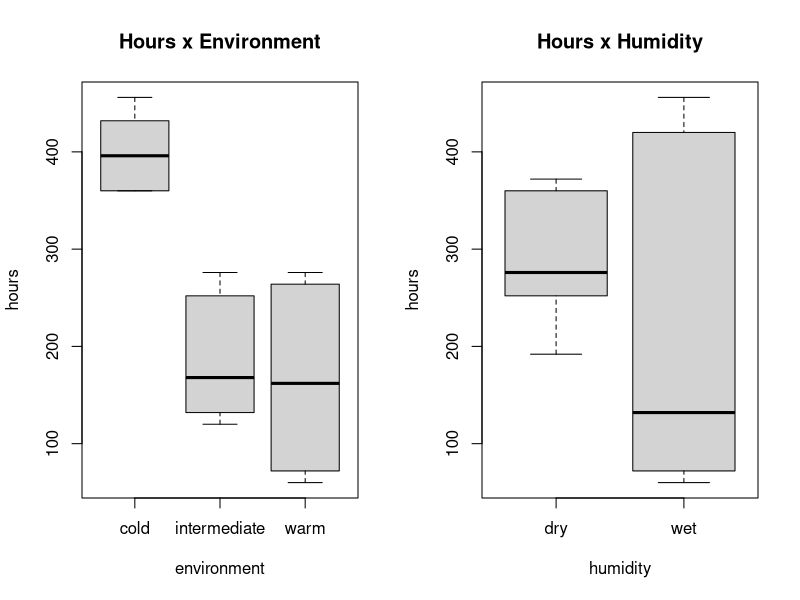
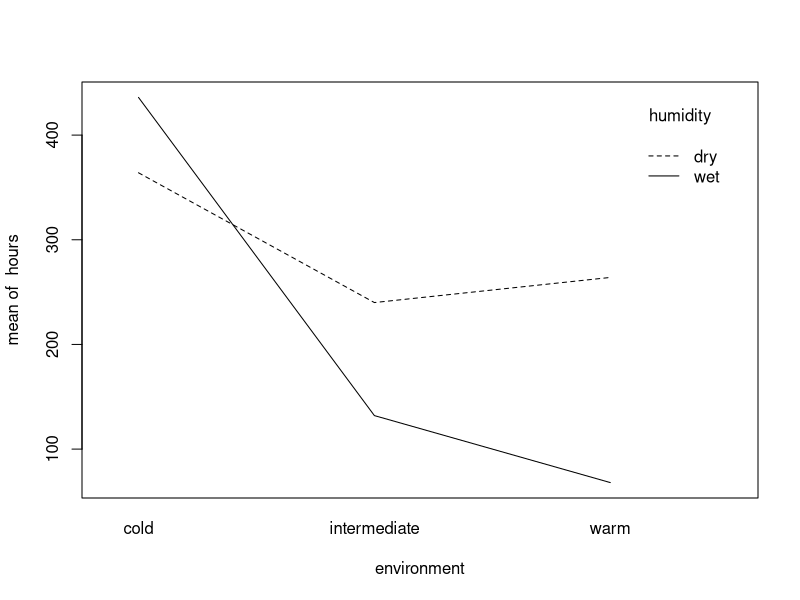
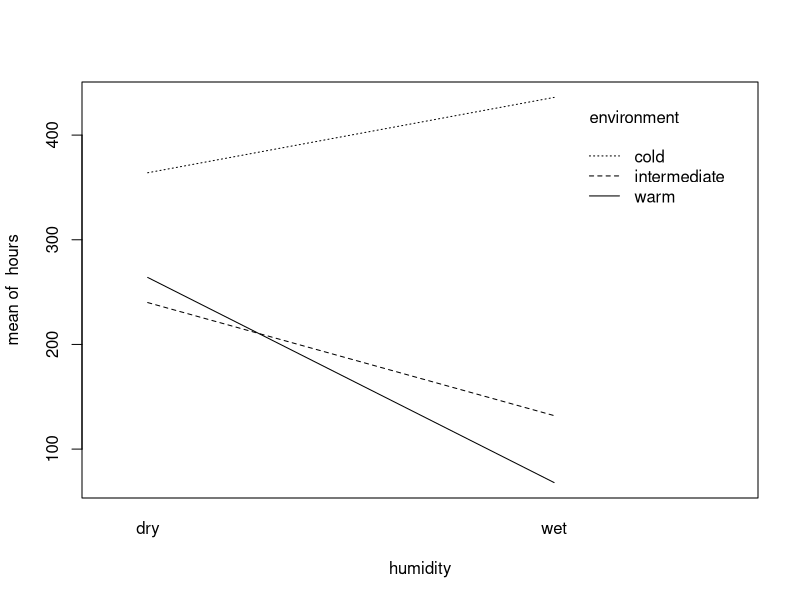
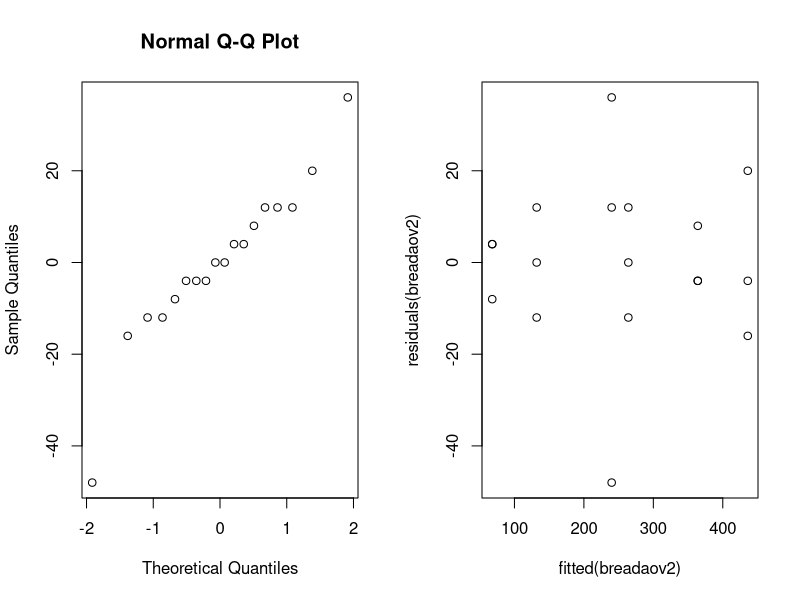
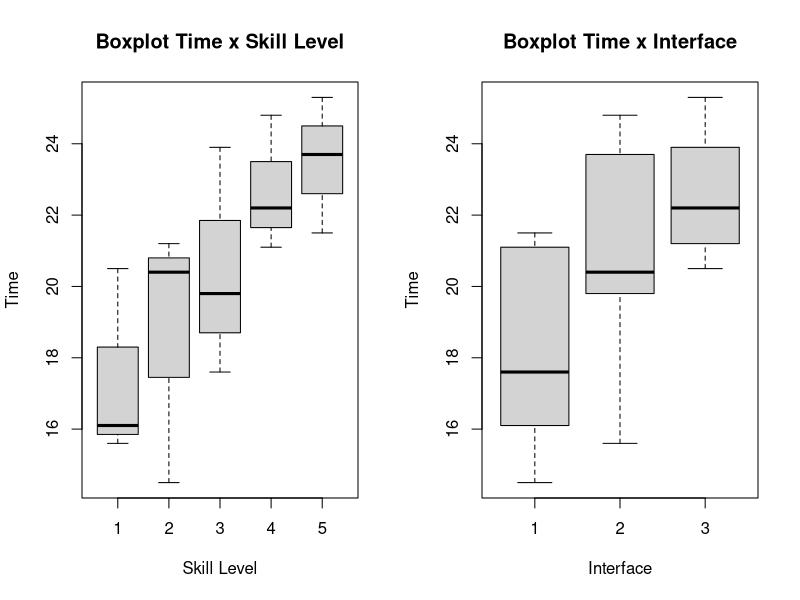
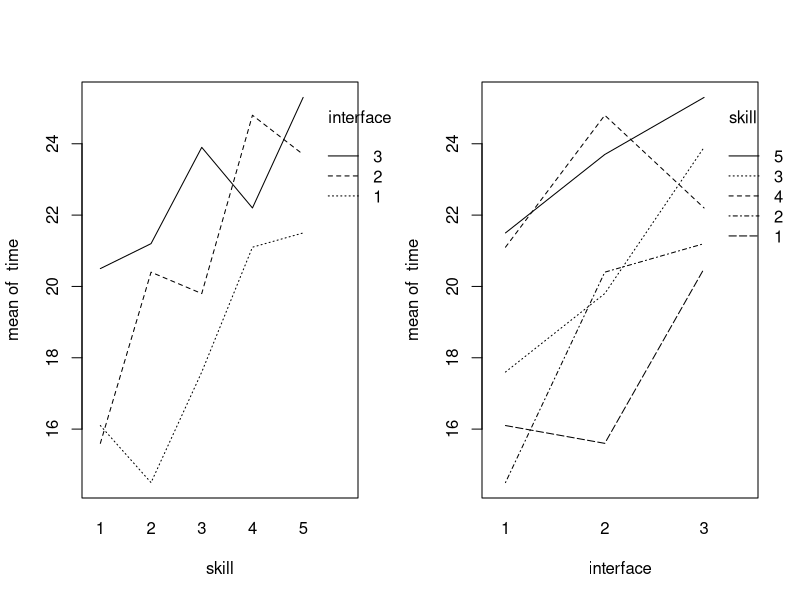
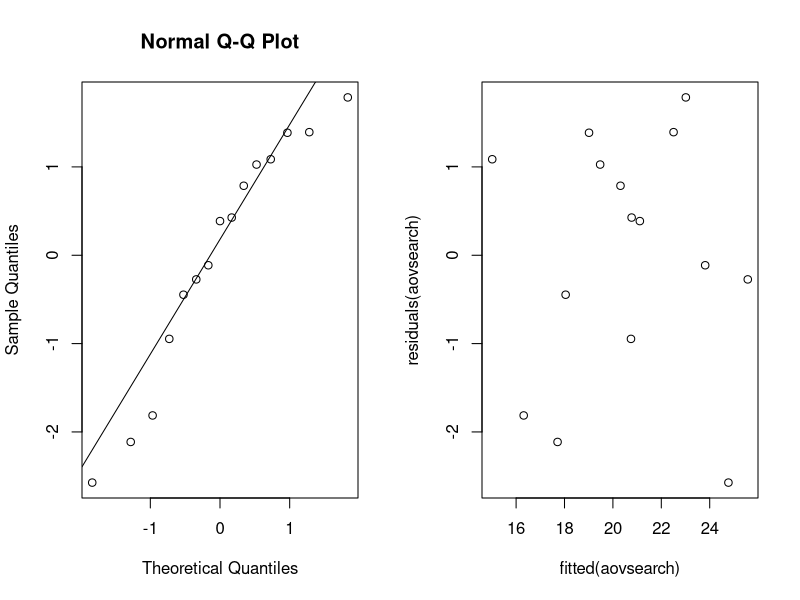
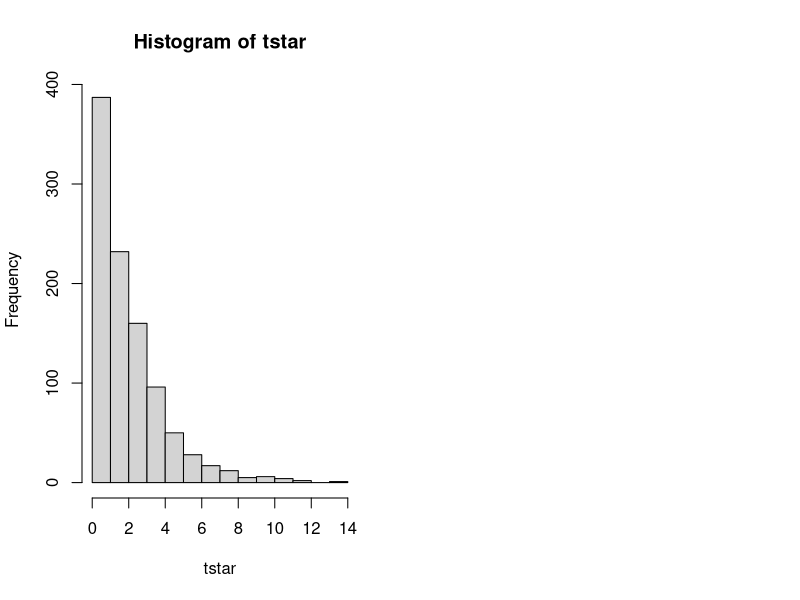

Write the R code that produced these figures, in order. (Note: this script raises an error after producing the figures.)

# Loading necessary packages, so they are available in the current session.
library(multcomp)
library(lme4)

### Exercise 1
data_bread <- read.table(file = "bread.txt", header = TRUE)

# QUestion 1:
I = 3 #levels of temperature.
J = 2 #levels of humidity.
N = 3 #experimental units per combination of the two factors, given that the total of units is 18.
rbind(rep(1:I,each=N*J),rep(1:J,N*I),sample(1:(N*I*J)))

# QUestion 2
par(mfrow=c(1,2))
boxplot(hours~environment,data=data_bread, main ="Hours x Environment")
boxplot(hours~humidity,data=data_bread, main ="Hours x Humidity")

par(mfrow=c(1,1))
attach(data_bread)
interaction.plot(environment,humidity,hours)
interaction.plot(humidity,environment,hours)

# QUestion 3
data_bread$environment=as.factor(data_bread$environment)
data_bread$humidity=as.factor(data_bread$humidity)
breadaov=lm(hours~environment*humidity,data=data_bread)
anova(breadaov)
summary(breadaov)

# QUestion 4:
contrasts(data_bread$environment)=contr.sum
contrasts(data_bread$humidity)=contr.sum
breadaov2=lm(hours~environment*humidity,data=data_bread)
#anova(breadaov2)
summary(breadaov2)

# QUestion 5
#Checking the normality of the population.
par(mfrow=c(1,2))
qqnorm(residuals(breadaov2))

# An extra check is also the Shapiro test.
shapiro.test(residuals(breadaov2))

# Checking the assumption of equal population variances.
plot(fitted(breadaov2), residuals(breadaov2))

### Exercise 2
search = read.table("search.txt", header = TRUE)

# Question 1:
B = 5
I = 3
N = 1

rbind(rep(1:I,each=N*B),rep(1:B,N*I),sample(1:(N*I*B)))

#skill = as.factor(rep(1:B, N*I))
#interface = as.factor(rep(1:I, N*B))
#studentindex = sample(1:B*I*N)
#search_random_frame= data.frame(cbind(skill, interface, studentindex))
#search_random_frame

# Question 2:
attach(search)

par(mfrow=c(1,2))
boxplot(time~skill, main="Boxplot Time x Skill Level", ylab="Time", xlab="Skill Level")
boxplot(time~interface, main="Boxplot Time x Interface", ylab="Time", xlab="Interface")

par(mfrow=c(1,2))
interaction.plot(skill, interface, time); interaction.plot(interface, skill, time)

# Question 3:
search$skill <- factor(search$skill)
search$interface <-  factor(search$interface)
aovsearch = lm(time~interface+skill, data = search)
anova(aovsearch)
summary(aovsearch)

# Question 4: ?
contrasts(search$skill)=contr.sum
contrasts(search$interface)=contr.sum
aovsearch = lm(time~interface+skill, data = search)
summary(aovsearch)

estimatedTime = 20.5467 +  2.1533  + (0 - (-2.3867) - 0.3133)  
estimatedTime

# Question 5:
par(mfrow=c(1,2))
qqnorm(residuals(aovsearch))
qqline(residuals(aovsearch))
plot(fitted(aovsearch), residuals(aovsearch))

# Question 6: ?
friedman.test(time, interface, skill, data = search)
#friedman.test(time~interface|skill, data = search)

# Question 7:
oneaovsearch = lm(time~interface, data = search)
anova(oneaovsearch)

### Exercise 3

# Question 1
cream= read.table("cream.txt",header = TRUE)

cream$batch= as.factor(cream$batch)
cream$position= as.factor(cream$position)
cream$starter= as.factor(cream$starter)

creamaov= lm(acidity ~ starter + batch + position,data = cream)
summary(creamaov)

# Question 2
library(multcomp)
creammult= glht(creamaov,linfct = mcp(starter="Tukey"))
summary(creammult)

# Question 3
# In Word File

# Question 4
confint(creammult)


### Exercise 4
library(lme4)
# Question 1
cow = read.table("cow.txt", header = TRUE)
cow$id = factor(cow$id)
cow$per = factor(cow$per)
cow$treatment = factor(cow$treatment)

cowlm = lm(milk~treatment+id+per, data = cow)
summary(cowlm)

# Question 2: Result from question 1

# Question 3
cowlmer = lmer(milk~treatment+order+per+(1|id), data = cow, REML=FALSE)
summary(cowlmer)
cowlmer1 = lmer(milk~order+per+(1|id), data = cow, REML=FALSE)
anova(cowlmer1, cowlmer)


# Question 4
attach(cow)
t.test(milk[treatment=="A"],milk[treatment=="B"],paired=TRUE)

### Exercise 5

# Question 1

nausea.frame=data.frame("nausea" = integer(),"medicin" = character(), stringsAsFactors = FALSE)
index = 1
for(i in 1:100){
  nausea.frame[i,] <- rbind(0, "Chlorpromazine")
  index = index + 1
}

for(i in 1:52){
  nausea.frame[index,] <- rbind(1, "Chlorpromazine")
  index = index + 1
}

for(i in 1:32){
  nausea.frame[index,] <- rbind(0, "Pentobarbital(100mg)")
  index = index + 1
}

for(i in 1:35){
  nausea.frame[index,] <- rbind(1, "Pentobarbital(100mg)")
  index = index + 1
}

for(i in 1:48){
  nausea.frame[index,] <- rbind(0, "Pentobarbital(150mg)")
  index = index + 1
}

for(i in 1:37){
  nausea.frame[index,] <- rbind(1, "Pentobarbital(150mg)")
  index = index + 1
}

#nausea.frame
attach(nausea.frame)
# Question 2
nausea.frame$medicin=as.factor(nausea.frame$medicin)

xtabs(~medicin+nausea)

# Question 3
attach(nausea.frame)

t = chisq.test(xtabs(~medicin+nausea))[[1]]
B=1000
tstar=numeric(B)
for (i in 1:B){
  medicinstar=sample(medicin)
  tstar[i]= chisq.test(xtabs(~medicinstar+nausea))[[1]]
}

hist(tstar)
t
pl=sum(tstar<t)/B
pr=sum(tstar>t)/B
p=2*min(pl,pr)
pl;pr;p

# Question 4
chisq.test(xtabs(~medicin+nausea))

### Exercise 6

# Question 1
airpollution= read.table("airpollution.txt", header = TRUE)
pairs(oxidant ~ day + wind + temperature + humidity + insolation , data= airpollution, upper.panel= NULL)

# Question 2
oxidant_day= lm(oxidant ~ day, data = airpollution)
summary(oxidant_day)
#Multiple R-squared: 0.01093

oxidant_wind= lm(oxidant ~ wind, data = airpollution)
summary(oxidant_wind)
#Multiple R-squared: 0.5863

oxidant_temperature=lm(oxidant ~ temperature, data = airpollution)
summary(oxidant_temperature)
#Multiple R-squared: 0.576

oxidant_humidity=lm(oxidant ~ humidity, data = airpollution)
summary(oxidant_humidity)
#Multiple R-squared: 0.124

oxidant_insolation=lm(oxidant ~ insolation, data = airpollution)
summary(oxidant_insolation)
#Multiple R-squared: 0.2552

## step 1 - select the highest R-squared (wind)
oxidant1= lm(oxidant ~ wind, data = airpollution)
summary(oxidant1)
#Multiple R-squared: 0.5863

## step 2 - select the highest R-squared (temperature as second variable) among below options
oxidant2=lm(oxidant ~ wind + temperature, data = airpollution)
summary(oxidant2)
#Multiple R-squared:0.7773 

oxidant2=lm(oxidant ~ wind + insolation, data = airpollution)
summary(oxidant2)
#Multiple R-squared:0.6613 

oxidant2=lm(oxidant ~ wind + humidity, data = airpollution)
summary(oxidant2)
#Multiple R-squared:0.5913 - one variable become insignificant

oxidant2=lm(oxidant ~ wind + day, data = airpollution)
summary(oxidant2)
#Multiple R-squared:0.5989 - one variable become insignificant

## step 3 - all added variable make previous variables insignificant - stop stepping up
oxidant3=lm(oxidant ~ wind + temperature + insolation, data = airpollution)
summary(oxidant3)
#Multiple R-squared:0.7816 - one variable become insignificant

oxidant3=lm(oxidant ~ wind + temperature + humidity, data = airpollution)
summary(oxidant3)
#Multiple R-squared:0.7964 - one variable become insignificant

oxidant3=lm(oxidant ~ wind + temperature + day, data = airpollution)
summary(oxidant3)
#Multiple R-squared:0.7958 - one variable become insignificant

## Best Model - step 2
oxidant2

# Question 3
## step 1 - full model
oxidant5= lm(oxidant ~ wind + temperature + insolation + humidity + day, data = airpollution)
summary(oxidant5)

## step 2 - remove the highest p-value (day)
oxidant4= lm(oxidant ~ wind + temperature + insolation + humidity , data = airpollution)
summary(oxidant4)

## step 3 - remove second highest p-value (insolation)
oxidant3= lm(oxidant ~ wind + temperature + humidity , data = airpollution)
summary(oxidant3)

## step 4 - remove third highest p-value (humidity)
oxidant2= lm(oxidant ~ wind + temperature , data = airpollution)
summary(oxidant2)

# Question 4
## Best Model
oxidant2

# Question 5
par(mfrow=c(1,2))
qqnorm(residuals(oxidant2), main = "QQ-plot residuals")
plot(fitted(oxidant2),residuals(oxidant2))

### Exercise 7

# Question 1
crime_expenses <- read.table(file = "expensescrime.txt", header = TRUE)

#Identifying potential correlations
pairs(crime_expenses, upper.panel=NULL)

# It's possible to see a potential correlation between expend and bad, lawyers, employ and pop.
# Verifying the histogram for these variables:
par(mfrow=c(1,5))
hist(crime_expenses$expend)
hist(crime_expenses$bad)
hist(crime_expenses$lawyers)
hist(crime_expenses$employ)
hist(crime_expenses$pop)

# Thus a first attempt to calculate the linear model will be made considering these factors.
attach(crime_expenses)
expenseslm = lm(expend~bad+lawyers+employ+pop, data=crime_expenses)
summary(expenseslm)
confint(expenseslm)
#Assessing the current model
par(mfrow=c(1,2))
qqnorm(residuals(expenseslm)) # There are
shapiro.test(residuals(expenseslm)) #Extract check using Shapiro's normality test.

plot(fitted(expenseslm),residuals(expenseslm))
# The variances for the different fitted values is concentrated with smaller value of fitted expenses.

#2nd Iteration:
# Considering that in the previous iteration lawyers and employ reject the null hypothesis the 2nd iteration will
# consider only these factors (bad will also be considered since it has the biggest estimated coeficient).
# Additionally, now we will calculate the regression considering interaction between the variables.
expenseslm2 = lm(expend~bad*lawyers*employ, data=crime_expenses)
summary(expenseslm2)
# Assessing the new regression parameters:
qqnorm(residuals(expenseslm2))
plot(fitted(expenseslm2),residuals(expenseslm2))
# The qqnorm presents a curved shape with some points far from the line, the qqnorm shows a concentration around certain fitted values (<1000).
# Given that bad is the variable with highest coeficient we will try to have better results by elevating bad to the
# power of 2.

crime_expenses$bad2 = crime_expenses$bad^2
expenseslm3 = lm(expend~bad*lawyers*employ*bad2, data=crime_expenses)
summary(expenseslm3)
qqnorm(residuals(expenseslm3))
plot(fitted(expenseslm3),residuals(expenseslm3))
# After this iteration the qqnorm graph presents a better slope and distance between the points.
# Also the residuals x ffited graph shows that the residuals are more spread.

#The model is: expenses = 136.3 -8.186*bad -0.1297*lawyers + 0.08236*employ - 0.1440*bad^2
